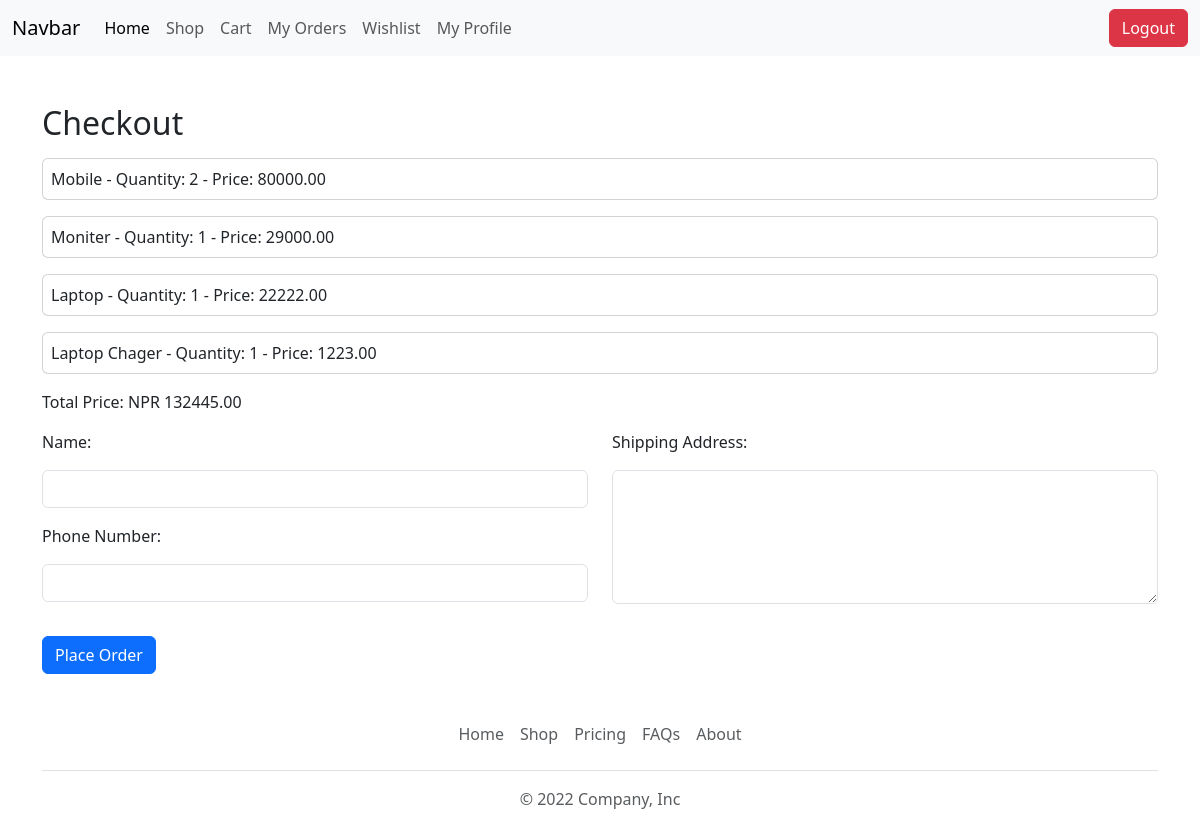
Screenshot of /checkout/ (signed in) with the database file from the repository.
### e_commerce/models.py (models this page shows, shortened)
class Cart(models.Model):
    user = models.ForeignKey(User, on_delete = models.CASCADE)
    product = models.ForeignKey('Product', on_delete = models.CASCADE)
    quantity = models.PositiveIntegerField(default = 1)
    def line_total(self):
        return self.quantity * self.product.price

class Product(models.Model):
    name = models.CharField(max_length = 240)
    image = models.FileField(upload_to = 'product_images/', null = True, blank= True)
    price = models.DecimalField(max_digits = 10, decimal_places = 2)
    quantity = models.IntegerField()
    description = models.TextField()

### e_commerce/views.py (the view, shortened to what this page needs)
# urls.py: path('checkout/', checkout),
@login_required(login_url= '/login/')
def checkout(request):
    user = request.user
    if user.is_authenticated:
        carts = Cart.objects.filter(user = user)
        total_price = 0
        for cart_item in carts:
            total_price += int(cart_item.product.price) * int (cart_item.quantity)
    else:
        carts = None
        total_price = None
    return render(request, 'fontends/checkout.html', {'carts': carts, 'total_price': total_price})

### templates/fontends/checkout.html (shortened to what this page needs)
{% extends 'fontends/layout/main.html' %} {% block content %}
<div class="container mt-5">
    <h2>Checkout</h2>
    {% if carts %}
    <ul class="m-0 p-0">
        {% for item in carts %}
        <li class="card p-2 m-0  my-3">{{ item.product.name }} - Quantity: {{ item.quantity }} - Price: {{item.line_total}}
        </li>
        {% endfor %}
    </ul>
    <p>Total Price: NPR {{ total_price|floatformat:2 }}</p>
    <form method="post" action="/checkout/">
        <div class="row">
            <div class="col-lg-6">
                <label for="name">Name:</label>
                <input type="text" class="form-control my-3" id="name" name="name" required>
                <label for="phone_number">Phone Number:</label>
                <input type="text" class="form-control my-3" id="phone_number" name="phone_number" required>
            </div>
            <div class="col-lg-6">
                <label for="shipping_address">Shipping Address:</label>
                <textarea type="text" rows="5" class="form-control my-3" id="shipping_address" name="address" required> </textarea>
            </div>
        </div>
        <button type="submit" class="btn btn-primary mt-3">Place Order</button>
    </form>
    {% else %}
    <p>Your cart is empty.</p>
    {% endif %}
</div>
{% endblock %}

### rows the page displays
Cart: product.name "Mobile", quantity "2", line_total "80000.00"
Cart: product.name "Moniter", quantity "1", line_total "29000.00"
Cart: product.name "Laptop", quantity "1", line_total "22222.00"
Cart: product.name "Laptop Chager", quantity "1", line_total "1223.00"

### other values shown
{{ total_price|floatformat:2 }} "132445.00"
